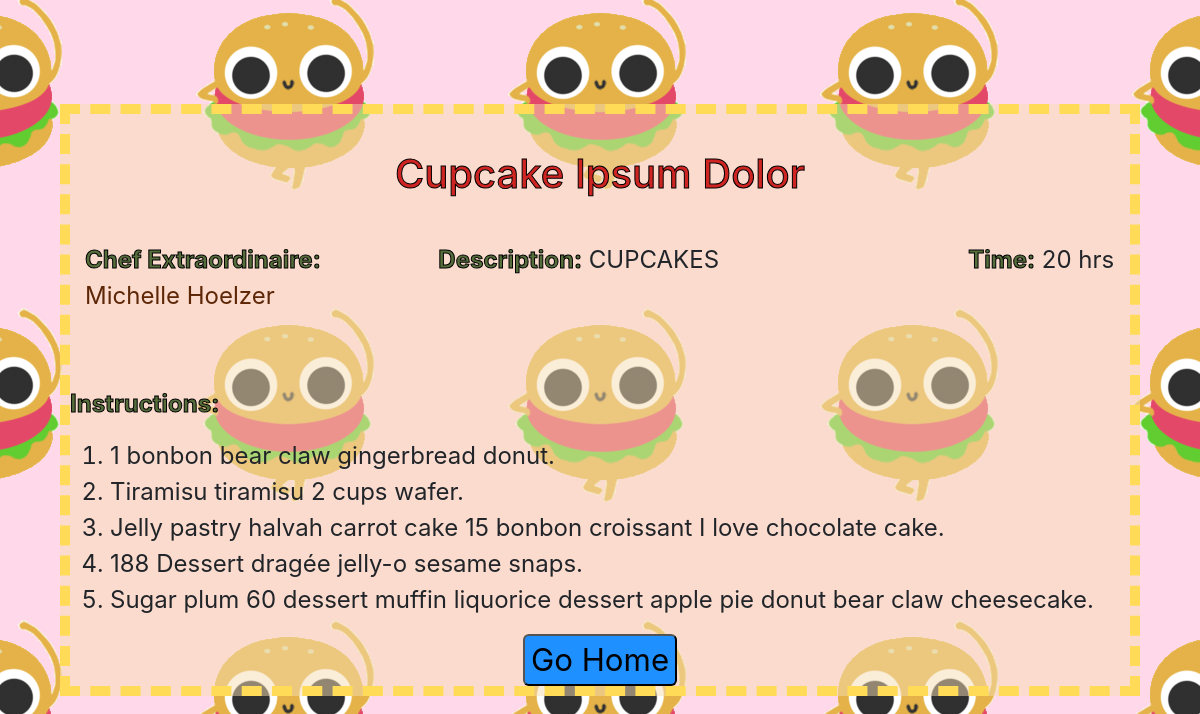
Page /recipes/1/ on the committed database.
### backend_django_recipes/models.py (models this page shows, shortened)
class Recipes(models.Model):
    title = models.CharField(max_length=50)
    author = models.ForeignKey(Author, on_delete=models.CASCADE)
    description = models.CharField(max_length=140)
    time_req = models.CharField(max_length=25)
    instructions = models.TextField()

class Author(models.Model):
    name = models.CharField(max_length=50)
    bio = models.TextField()
    user = models.OneToOneField(User, on_delete=models.CASCADE)
    def __str__(self):
        return self.name

### backend_django_recipes/views.py (the view)
# urls.py: path("recipes/<int:id>/", recipe_detail),
def recipe_detail(request, id):
    html = "recipe_detail.html"
    items = Recipes.objects.all().filter(id=id)
    instructions = items[0].instructions.split("\n")
    return render(request, html,
                  {"recipes": items, "instructions": instructions})

### backend_django_recipes/templates/recipe_detail.html (shortened to what this page needs)
{% load static %}
<!DOCTYPE html>
<html lang="en" class="d-flex h-100 align-items-center">
    <head>
        <link
            rel="stylesheet"
            href="https://stackpath.bootstrapcdn.com/bootstrap/4.3.1/css/bootstrap.min.css"
        />
        <link rel="stylesheet" href="{% static 'backend_django_recipes/style.css' %}" />
    </head>
    <body>
        <br />
        {% for element in recipes %}
        <h1>{{ element.title }}</h1>
        <br />
        <div class="container-fluid">
            <div class="row justify-content-md-center">
                <div class="col-md-4">
                    <strong>Chef Extraordinaire:</strong>
                    <a href="/author/{{ element.author_id }}/">
                        {{ element.author }}
                    </a>
                </div>
                <div class="col-md-6">
                    <strong>Description:</strong> {{ element.description }}
                </div>
                <div class="col-md-2">
                    <strong>Time:</strong> {{ element.time_req }}
                </div>
            </div>
        </div>
        <br />
        <br />
        <p><strong>Instructions:</strong></p>
        <ol>
            {% for obj in instructions %}
            <li>{{ obj }}</li>
            {% endfor %}
        </ol>
        {% endfor %}
        <div class="row justify-content-center">
            <a href="/"><button>Go Home</button></a>
        </div>
    </body>
</html>

### backend_django_recipes/static/backend_django_recipes/style.css (style rules this page uses)
html { width: 100%; height: auto; background-color: rgba(255, 0, 119, 0.15); background-image: url(dance.gif); background-position: center; background-repeat: repeat; }
body { background-color: rgba(245, 222, 179, 0.5); border: dashed 10px #ffdb58; font-size: 150%; width: 90%; margin: 0 auto; height: auto; }
h1 { text-align: center; color: #ce2522; -webkit-text-stroke-width: 1px; -webkit-text-stroke-color: black; }
a { color: rgb(93, 38, 6); }
strong { color: rgb(85, 110, 60); -webkit-text-stroke-width: 1px; -webkit-text-stroke-color: black; }
button, input#button { background-color: dodgerblue; border-radius: 6px; font-size: 130%; }

### rows in the picture
Recipes: title "Cupcake Ipsum Dolor", author "Michelle Hoelzer", description "CUPCAKES", time_req "20 hrs", instructions "1 bonbon bear claw gingerbread donut." "Tiramisu tiramisu 2 cups wafer." "Jelly pastry halvah carrot cake 15 bonbon croissant I love chocolate cake." "188 Dessert dragée jelly-o sesame snaps." "Sugar plum 60 dessert muffin liquorice dessert apple pie donut bear claw cheesecake."
